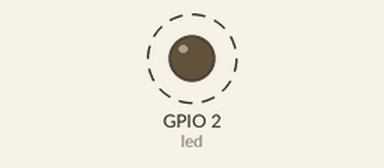
Recording of a program running on a simulated ESP32 board running MicroPython. Parts: output pins drawn as LEDs (lit = HIGH). Dashed ring = blinking. What the program prints to the serial console is not drawn.

Above: at 0.5 s.
Timing chart, 0 to 3.0 s (numbered marks = the images above):
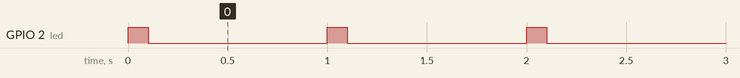

The program:

blink.py
```python
"""
LED blink example

This script blinks an LED connected to the ESP32 board
using a simple forever loop. The LED is toggled on and off
with a short delay. The program can be interrupted using
Ctrl+C.

Components:
- ESP32-based board
- LED connected to GPIO pin 2 (on-board)

Authors:
- Wokwi
- Tomas Fryza

Creation date: 2023-09-21
Last modified: 2024-11-02
"""

# Import the `Pin` class from the `machine` module to access hardware
from machine import Pin
import time

# Initialize LED pin (e.g., GPIO2 for ESP32 board)
led = Pin(2, Pin.OUT)

print(f"Start blinking {led}")
print("Press `Ctrl+C` to stop")

try:
    # Forever loop to blink the LED
    while True:
        # led.value(not led.value())
        # time.sleep(0.5)
        led.on()
        time.sleep(0.1)
        led.off()
        time.sleep(0.9)

except KeyboardInterrupt:
    # This part runs when Ctrl+C is pressed
    print("Program stopped. Exiting...")

    # Optional cleanup code
    led.off()
```

Measured:
- by itself, GPIO 2 (led): alternates HIGH for 0.10 s and LOW for 0.90 s
